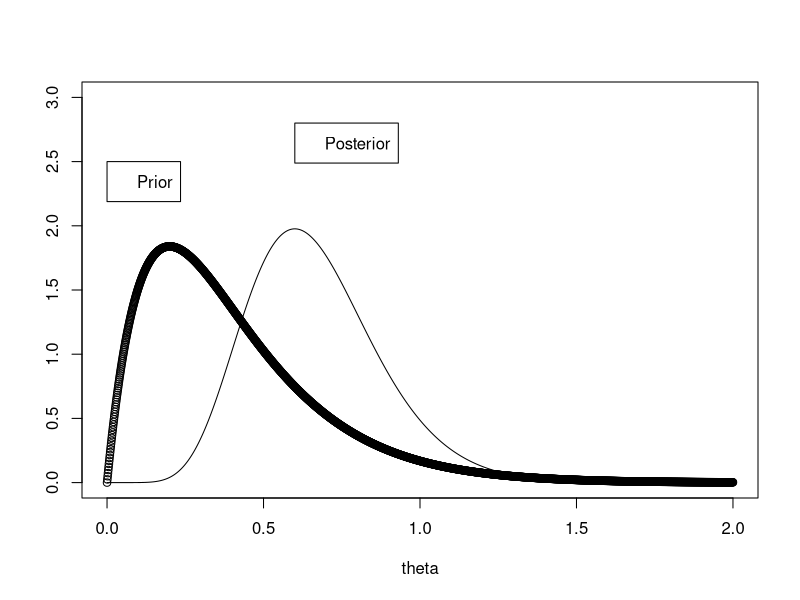
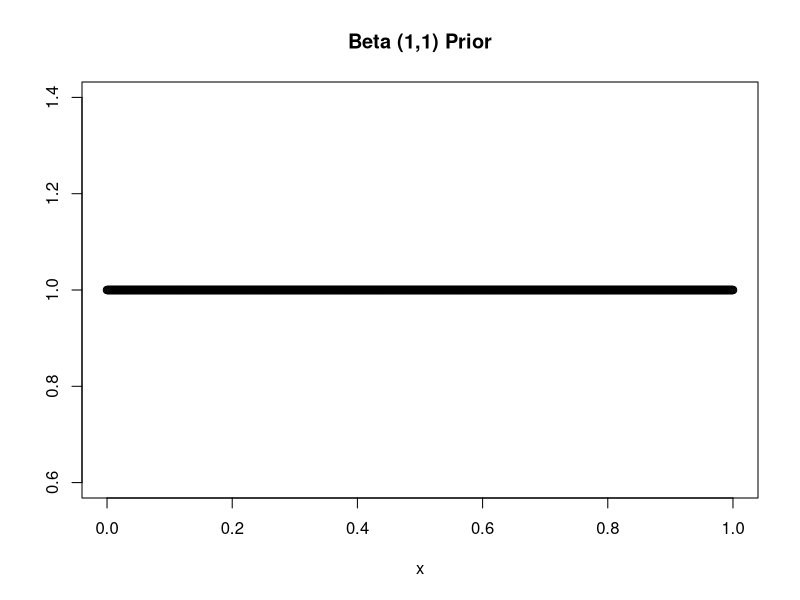
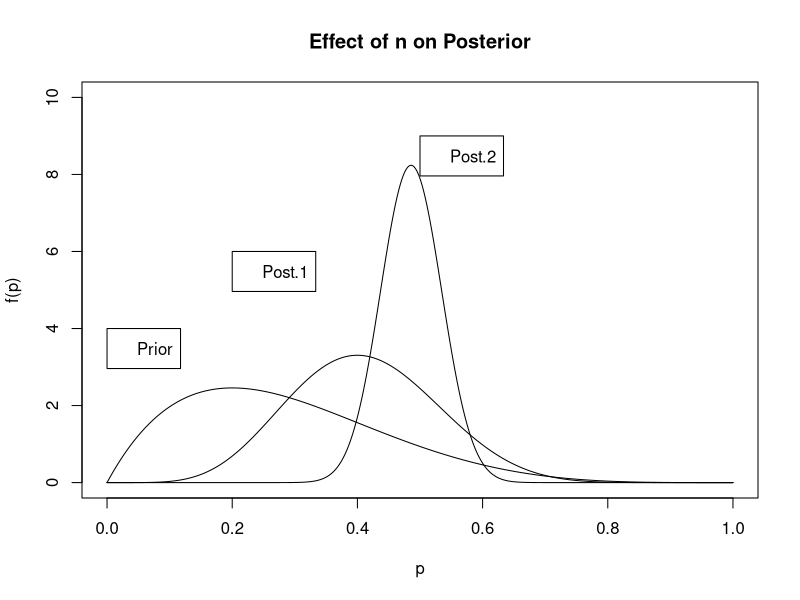
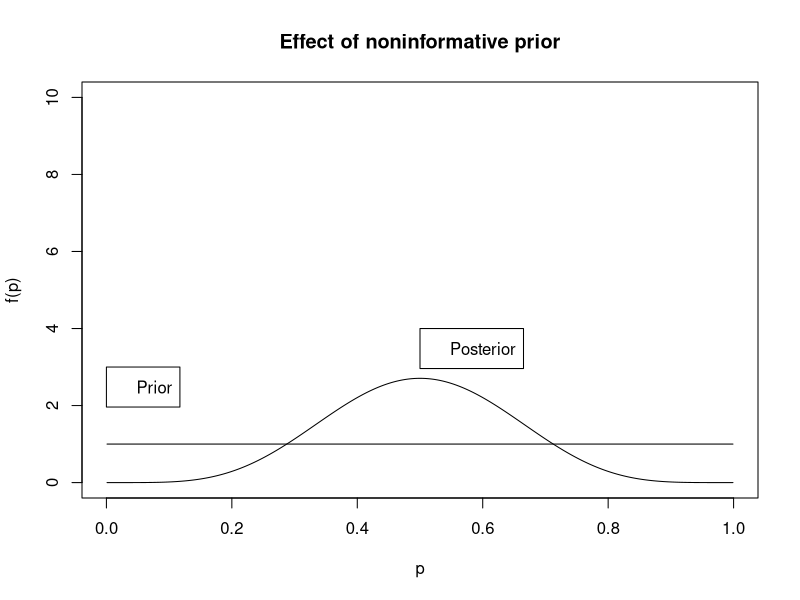

Source code (R) for these figures, in order:
theta<-seq(0,2,0.001)
y<-dgamma(theta,2,5)
plot(theta,y,ylim=range(0:3),ylab="",xlab="theta")
y2<-dgamma(theta,10,15)
lines(theta,y2)
legend(0,2.5,"Prior")
legend(0.6,2.8,"Posterior")

# Beta prior não informativo
x<-seq(0,1,by=.001)
plot(x,dbeta(x,1,1),ylab="",main="Beta (1,1) Prior")

# efeito da função verossimilhança na distribuição posteriori
p <- seq(0, 1, by = 0.001)
plot(p, dbeta(p, 2, 5), ylim = range(0:10), ylab = "f(p)", type = "l", main = "Effect of n on Posterior")
lines(p, dbeta(p, 7, 10))
lines(p, dbeta(p, 52, 55))
legend(0, 4, "Prior")
legend(0.2, 6, "Post.1")
legend(0.5, 9, "Post.2")
       
# efeito da distribuição a priori na distribuição posteriori
p <- seq(0.001, 0.999, by = 0.001)
plot(p, dbeta(p, 1, 1), ylim = range(0:10), ylab = "f(p)", type = "l", main = "Effect of noninformative prior")
lines(p, dbeta(p, 6, 6))
legend(0.5, 4, "Posterior")
legend(0, 3, "Prior")
